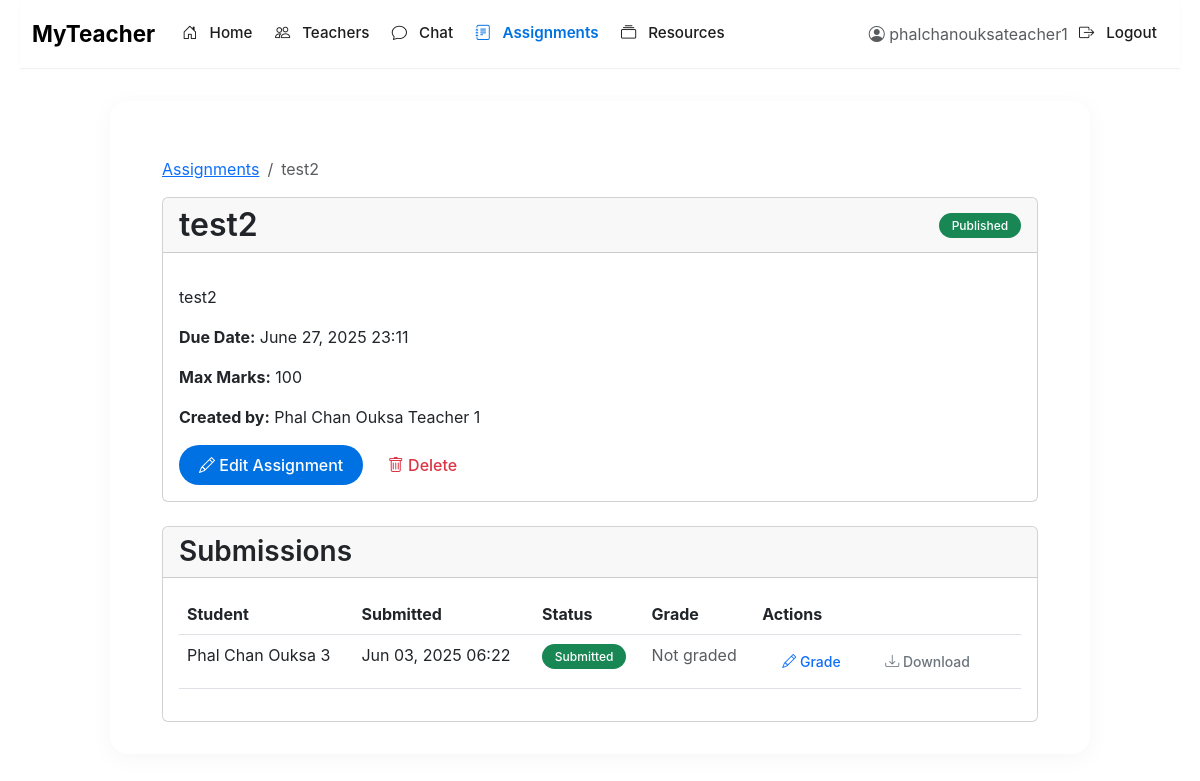
The page /assignments/3/ (signed in) on the database its author committed.
### assignments/models.py (models this page shows, shortened)
class Assignment(models.Model):
    title = models.CharField(max_length=200)
    description = models.TextField()
    teacher = models.ForeignKey(UserProfile, on_delete=models.CASCADE, related_name='assignments_given')
    created_at = models.DateTimeField(auto_now_add=True)
    due_date = models.DateTimeField()
    max_marks = models.PositiveIntegerField(default=100)
    is_published = models.BooleanField(default=False)
    class Meta:
        ordering = ['-created_at']
    def is_past_due(self):
        return timezone.now() > self.due_date

class Submission(models.Model):
    assignment = models.ForeignKey(Assignment, on_delete=models.CASCADE, related_name='submissions')
    student = models.ForeignKey(UserProfile, on_delete=models.CASCADE, related_name='submissions')
    submitted_at = models.DateTimeField(auto_now_add=True)
    file = models.FileField(upload_to='submissions/%Y/%m/%d/')
    text = models.TextField(blank=True, help_text='Optional text submission')
    grade = models.PositiveIntegerField(
        null=True,
        blank=True,
        validators=[MinValueValidator(0), MaxValueValidator(100)]
    )
    feedback = models.TextField(blank=True)
    is_plagiarized = models.BooleanField(default=False)
    plagiarism_report = models.TextField(blank=True, null=True)
    class Meta:
        unique_together = ('assignment', 'student')
        ordering = ['-submitted_at']

### accounts/models.py (models this page shows, shortened)
class UserProfile(models.Model):
    ROLE_CHOICES = (
        ('admin', 'Admin'),
        ('teacher', 'Teacher'),
        ('student', 'Student'),
    )
    user = models.OneToOneField(User, on_delete=models.CASCADE, related_name='profile')
    role = models.CharField(max_length=10, choices=ROLE_CHOICES, default='student')
    identifier = models.CharField(max_length=20, unique=True, blank=True, null=True)
    date_of_birth = models.DateField(null=True, blank=True)
    address = models.TextField(blank=True)
    phone_number = models.CharField(max_length=15, blank=True)
    joining_date = models.DateField(auto_now_add=True)

### assignments/views.py (the view)
# urls.py: path('<int:pk>/', views.AssignmentDetailView.as_view(), name='assignment-detail'),
class AssignmentDetailView(LoginRequiredMixin, DetailView):
    model = Assignment
    template_name = 'assignments/assignment_detail.html'
    def get_context_data(self, **kwargs):
        context = super().get_context_data(**kwargs)
        user = self.request.user.profile
        if user.role == 'student':
            context['submission'] = Submission.objects.filter(
                assignment=self.object,
                student=user
            ).first()
        else:
            context['submissions'] = self.object.submissions.all()
        return context

### templates/assignments/assignment_detail.html (shortened to what this page needs)
{% extends 'base.html' %}
{% block content %}
<div class="container mt-4">
    <nav aria-label="breadcrumb">
        <ol class="breadcrumb">
            <li class="breadcrumb-item"><a href="{% url 'assignments:assignment-list' %}">Assignments</a></li>
            <li class="breadcrumb-item active" aria-current="page">{{ assignment.title|truncatewords:3 }}</li>
        </ol>
    </nav>
    <div class="card mb-4">
        <div class="card-header d-flex justify-content-between align-items-center">
            <h2 class="mb-0">{{ assignment.title }}</h2>
            <div>
                <span class="badge {% if assignment.is_published %}bg-success{% else %}bg-warning{% endif %}">
                    {% if assignment.is_published %}Published{% else %}Draft{% endif %}
                </span>
            </div>
        </div>
        <div class="card-body">
            <p class="card-text">{{ assignment.description|linebreaks }}</p>
            <div class="mt-3">
                <p><strong>Due Date:</strong> {{ assignment.due_date|date:"F d, Y H:i" }}</p>
                <p><strong>Max Marks:</strong> {{ assignment.max_marks }}</p>
                <p><strong>Created by:</strong> {{ assignment.teacher.user.get_full_name }}</p>
            </div>
            {% if user.profile.role == 'teacher' %}
                <div class="mt-3">
                    <a href="{% url 'assignments:assignment-update' assignment.pk %}" class="btn btn-primary">
                        <i class="bi bi-pencil"></i> Edit Assignment
                    </a>
                    <a href="{% url 'assignments:assignment-delete' assignment.pk %}" class="btn btn-outline-danger">
                        <i class="bi bi-trash"></i> Delete
                    </a>
                </div>
            {% endif %}
        </div>
    </div>
    {% if user.profile.role == 'student' %}
        <div class="card mb-4">
            <div class="card-header">
                <h3 class="mb-0">Your Submission</h3>
            </div>
            <div class="card-body">
                {% if submission %}
                    <div class="alert alert-success">
                        <p><strong>Submitted on:</strong> {{ submission.submitted_at|date:"F d, Y H:i" }}</p>
                        {% if submission.file %}
                            <p><strong>File:</strong>
                                <a href="{% url 'assignments:submission-download' submission.pk %}">
                                    {{ submission.file.name|cut:"submissions/" }}
                                </a>
                            </p>
                        {% endif %}
                        {% if submission.text %}
                            <div class="mt-2 p-2 bg-light rounded">
                                <h5>Your Submission Text:</h5>
                                <p>{{ submission.text|linebreaks }}</p>
                            </div>
                        {% endif %}
                        {% if submission.grade is not None %}
                            <div class="mt-3">
                                <h5>Grading:</h5>
                                <p><strong>Grade:</strong> {{ submission.get_grade_display }}</p>
                                {% if submission.feedback %}
                                    <div class="p-2 bg-light rounded">
                                        <strong>Feedback:</strong>
                                        <p>{{ submission.feedback|linebreaks }}</p>
                                    </div>
                                {% endif %}
                                {% if submission.is_plagiarized %}
                                    <div class="alert alert-warning mt-2">
                                        <i class="bi bi-exclamation-triangle"></i>
                                        <strong>Plagiarism Detected:</strong>
                                        <p>{{ submission.plagiarism_report|default:"This submission has been flagged for potential plagiarism." }}</p>
                                    </div>
                                {% endif %}
                            </div>
                        {% else %}
                            <p class="text-muted">Your submission is awaiting grading.</p>
                        {% endif %}
                    </div>
                    {% comment %} Update Submission button removed {% endcomment %}
                {% else %}
                    {% if assignment.is_past_due %}
                        <div class="alert alert-warning">
                            <i class="bi bi-exclamation-triangle"></i>
                            The due date for this assignment has passed. Late submissions are not allowed.
                        </div>
                    {% else %}
                        <p>You haven't submitted this assignment yet.</p>
                        <a href="{% url 'assignments:assignment-submit' assignment.pk %}" class="btn btn-primary">
                            <i class="bi bi-upload"></i> Submit Assignment
                        </a>
                    {% endif %}
                {% endif %}
            </div>
        </div>
    {% else %}
        <div class="card">
            <div class="card-header">
                <h3 class="mb-0">Submissions</h3>
            </div>
            <div class="card-body">
                {% if submissions %}
                    <div class="table-responsive">
                        <table class="table table-hover">
                            <thead>
                                <tr>
                                    <th>Student</th>
                                    <th>Submitted</th>
                                    <th>Status</th>
                                    <th>Grade</th>
                                    <th>Actions</th>
                                </tr>
                            </thead>
                            <tbody>
                                {% for sub in submissions %}
                                    <tr>
                                        <td>{{ sub.student.user.get_full_name }}</td>
                                        <td>{{ sub.submitted_at|date:"M d, Y H:i" }}</td>
                                        <td>
                                            {% if sub.is_plagiarized %}
                                                <span class="badge bg-warning">Plagiarism Detected</span>
                                            {% else %}
                                                <span class="badge bg-success">Submitted</span>
                                            {% endif %}
                                        </td>
                                        <td>
                                            {% if sub.grade is not None %}
                                                {{ sub.get_grade_display }}
                                            {% else %}
                                                <span class="text-muted">Not graded</span>
                                            {% endif %}
                                        </td>
                                        <td>
                                            <a href="{% url 'assignments:submission-grade' sub.pk %}" class="btn btn-sm btn-outline-primary">
                                                <i class="bi bi-pencil"></i> Grade
                                            </a>
                                            {% if sub.file %}
                                                <a href="{% url 'assignments:submission-download' sub.pk %}" class="btn btn-sm btn-outline-secondary">
                                                    <i class="bi bi-download"></i> Download
                                                </a>
                                            {% endif %}
                                        </td>
                                    </tr>
                                {% endfor %}
                            </tbody>
                        </table>
                    </div>
                {% else %}
                    <div class="alert alert-info">
                        No submissions yet.
                    </div>
                {% endif %}
            </div>
        </div>
    {% endif %}
</div>
{% endblock %}

### templates/base.html (shortened to what this page needs)
<!DOCTYPE html>
<html lang="en">
  <head>
    <link
      href="https://cdn.jsdelivr.net/npm/bootstrap@5.3.0/dist/css/bootstrap.min.css"
      rel="stylesheet"
    />
    <link
      href="https://cdn.jsdelivr.net/npm/bootstrap-icons@1.11.0/font/bootstrap-icons.css"
      rel="stylesheet"
    />
    <link
      href="https://fonts.cdnfonts.com/css/sf-pro-display"
      rel="stylesheet"
    />
  </head>
  <body>
    <div class="container">
      <nav class="navbar navbar-expand-lg navbar-light">
        <div class="container-fluid">
          <a class="navbar-brand fw-bold" href="{% url 'home' %}">MyTeacher</a>
          <div class="collapse navbar-collapse" id="navbarNav">
            <ul class="navbar-nav me-auto">
              {% if user.is_authenticated %} {% url 'home' as home_url %}
              <li class="nav-item">
                <a
                  class="nav-link {% if request.path == home_url %}active{% endif %}"
                  href="{{ home_url }}"
                >
                  <i class="bi bi-house-door"></i> Home
                </a>
              </li>
              {% url 'teacher_list' as teacher_list_url %}
              <li class="nav-item">
                <a
                  class="nav-link {% if request.path == teacher_list_url %}active{% endif %}"
                  href="{{ teacher_list_url }}"
                >
                  <i class="bi bi-people"></i> Teachers
                </a>
              </li>
              {% url 'inbox' as inbox_url %}
              <li class="nav-item">
                <a
                  class="nav-link {% if request.path == inbox_url or '/chat/' in request.path %}active{% endif %}"
                  href="{{ inbox_url }}"
                >
                  <i class="bi bi-chat"></i> Chat
                </a>
              </li>
              {% url 'assignments:assignment-list' as assignments_url %}
              <li class="nav-item">
                <a
                  class="nav-link {% if request.path == assignments_url or '/assignments/' in request.path %}active{% endif %}"
                  href="{{ assignments_url }}"
                >
                  <i class="bi bi-journal-text"></i> Assignments
                </a>
              </li>
              {% url 'resources:list' as resources_url %}
              <li class="nav-item">
                <a
                  class="nav-link {% if request.path == resources_url or '/resources/' in request.path %}active{% endif %}"
                  href="{{ resources_url }}"
                >
                  <i class="bi bi-collection"></i> Resources
                </a>
              </li>
              {% endif %}
            </ul>
            <ul class="navbar-nav ms-auto">
              {% if user.is_authenticated %}
              <li class="nav-item d-flex align-items-center">
                <span class="text-muted"
                  ><i class="bi bi-person-circle"></i> {{ user.username }}</span
                >
              </li>
              <li class="nav-item">
                <a class="nav-link" href="{% url 'logout' %}"
                  ><i class="bi bi-box-arrow-right"></i> Logout</a
                >
              </li>
              {% endif %}
            </ul>
          </div>
        </div>
      </nav>
      <div class="content">{% block content %}{% endblock %}</div>
    </div>
  </body>
</html>

### templates/base.html (style rules this page uses)
:root { --apple-white: #ffffff; --apple-light-gray: #f5f5f7; --apple-medium-gray: #86868b; --apple-dark-gray: #1d1d1f; --apple-black: #000000; --apple-blue: #0071e3; --apple-blue-hover: #0077ed; --apple-red: #ff3b30; --apple-green: #34c759; }
* { margin: 0; padding: 0; box-sizing: border-box; }
body { font-family: "SF Pro Display", -apple-system, BlinkMacSystemFont, sans-serif; background-color: var(--apple-white); color: var(--apple-dark-gray); line-height: 1.5; font-weight: 400; -webkit-font-smoothing: antialiased; -moz-osx-font-smoothing: grayscale; overflow-x: hidden; }
h1, h2, h3, h4, h5, h6 { font-weight: 600; }
.container { max-width: 1200px; padding: 0 20px; }
.content { max-width: 980px; margin: 2rem auto; padding: 2rem; background-color: var(--apple-white); border-radius: 18px; box-shadow: 0 4px 24px rgba(0, 0, 0, 0.04); transition: transform 0.3s ease, box-shadow 0.3s ease; }
.navbar { background-color: rgba(255, 255, 255, 0.8) !important; backdrop-filter: saturate(180%) blur(20px); -webkit-backdrop-filter: saturate(180%) blur(20px); border-bottom: 1px solid rgba(0, 0, 0, 0.05); box-shadow: 0 1px 6px rgba(0, 0, 0, 0.02); padding: 0.75rem 0; margin-bottom: 2rem; transition: background-color 0.3s ease; }
.navbar-brand { font-weight: 600; font-size: 1.4rem; color: var(--apple-black); transition: color 0.2s ease; }
.navbar .nav-link { color: var(--apple-dark-gray); padding: 0.5rem 1rem; font-weight: 500; font-size: 0.95rem; margin: 0 0.2rem; position: relative; }
.navbar .nav-link.active { color: var(--apple-blue); font-weight: 600; }
.navbar .nav-link i { margin-right: 0.5rem; }
.btn { border-radius: 980px; padding: 0.5rem 1.25rem; font-weight: 500; transition: all 0.2s ease; border: none; }
.btn-primary { background-color: var(--apple-blue); color: white; }
.badge { border-radius: 980px; padding: 0.4rem 0.8rem; font-weight: 500; font-size: 0.75rem; }

### rows shown on the page
Assignment: title "test2", description "test2", due_date "June 27, 2025 23:11", max_marks "100", teacher.user.get_full_name "Phal Chan Ouksa Teacher 1"
Submission: student.user.get_full_name "Phal Chan Ouksa 3", submitted_at "Jun 03, 2025 06:22", is_plagiarized "Submitted", shows "Not graded", shows "Download"

### other values the page prints
{{ user.username }} "phalchanouksateacher1"
